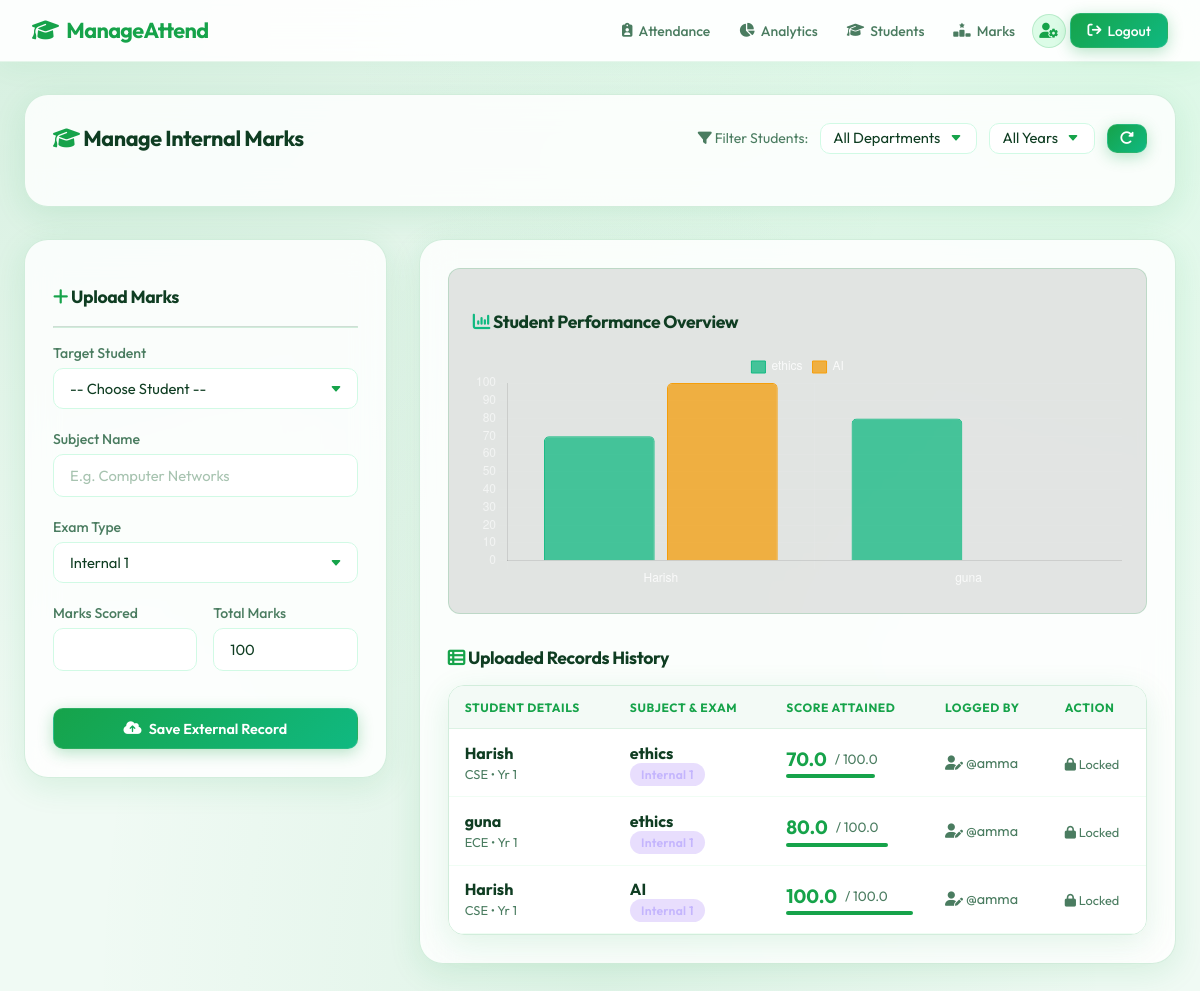
The app's page /manage_marks (signed in), older data.
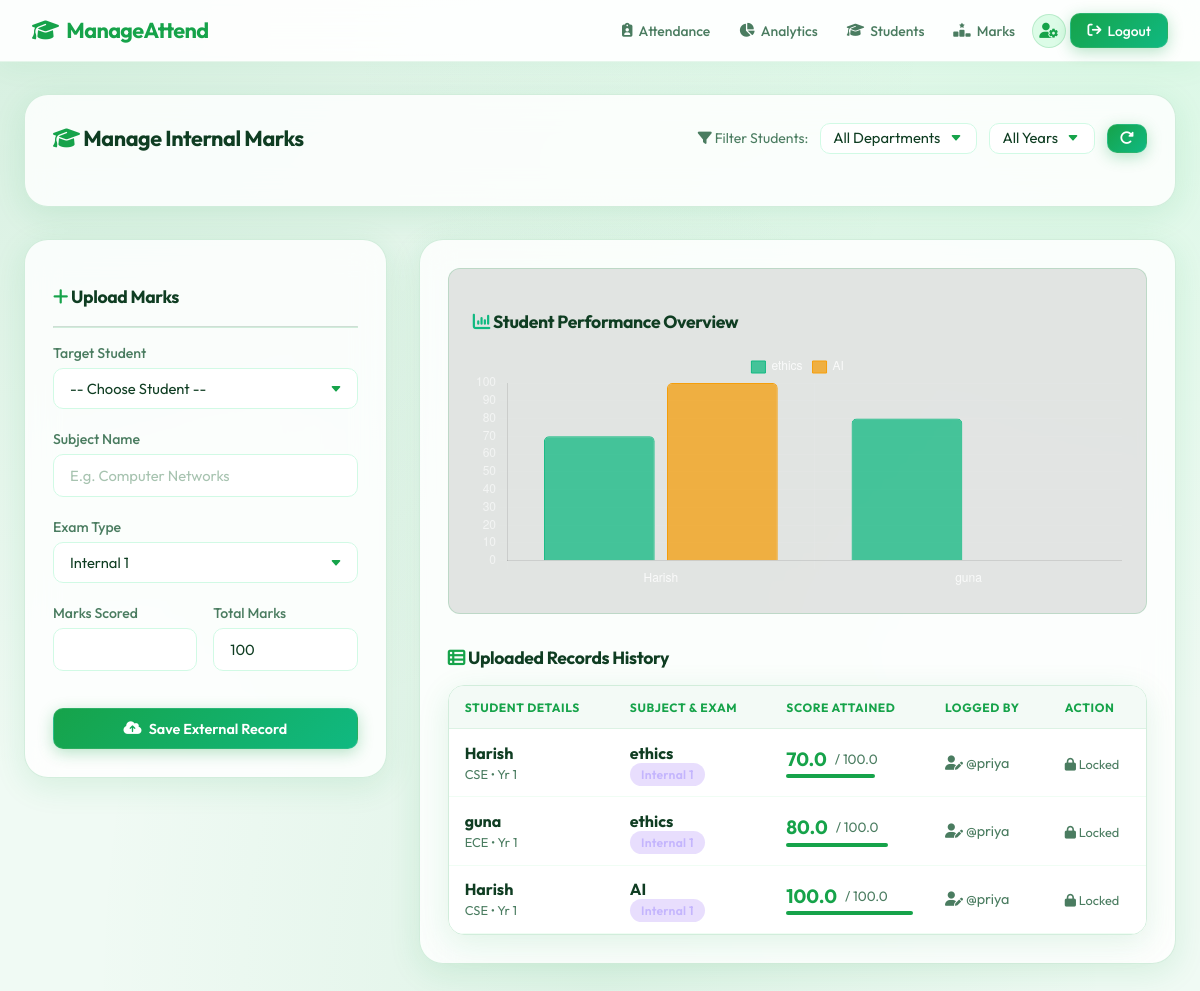
The same page, newer data.
### models.py (models this page shows, shortened)
class InternalMark(db.Model):
    __tablename__ = 'internal_marks'
    id = db.Column(db.Integer, primary_key=True)
    student_id = db.Column(db.Integer, db.ForeignKey('students.id'), nullable=False)
    author_id = db.Column(db.Integer, db.ForeignKey('users.id'), nullable=False)
    subject = db.Column(db.String(100), nullable=False)
    exam_type = db.Column(db.String(50), nullable=False) # e.g., 'Internal 1', 'Model Exam'
    marks_obtained = db.Column(db.Float, nullable=False)
    max_marks = db.Column(db.Float, default=100.0)
    timestamp = db.Column(db.DateTime, default=datetime.now)
    student = db.relationship('Student', backref=db.backref('marks', lazy=True, cascade='all, delete-orphan'))
    author = db.relationship('User', backref=db.backref('uploaded_marks', lazy=True))

class Student(db.Model):
    __tablename__ = 'students'
    id = db.Column(db.Integer, primary_key=True)
    name = db.Column(db.String(120), nullable=False)
    department = db.Column(db.String(80), nullable=False)
    year = db.Column(db.Integer, nullable=False)
    attendances = db.relationship('Attendance', backref='student', lazy=True, cascade='all, delete-orphan')

class User(db.Model, UserMixin):
    __tablename__ = 'users'
    id = db.Column(db.Integer, primary_key=True)
    username = db.Column(db.String(80), unique=True, nullable=False)
    password_hash = db.Column(db.String(256), nullable=False)
    role = db.Column(db.String(20), nullable=False) # 'master_admin', 'staff', 'student'
    department = db.Column(db.String(80), nullable=True)
    year = db.Column(db.Integer, nullable=True)
    student_id = db.Column(db.Integer, db.ForeignKey('students.id'), nullable=True)
    student = db.relationship('Student', backref='user_account', uselist=False, cascade='all, delete')

### app.py (the view, shortened to what this page needs)
@app.route('/manage_marks', methods=['GET', 'POST'])
@login_required
def manage_marks():
    if current_user.role not in ['master_admin', 'staff']:
        return redirect(url_for('index'))
    from models import InternalMark
    filter_dept = request.args.get('dept', 'All')
    filter_year = request.args.get('year', 'All')
    q_students = Student.query
    if filter_dept != 'All':
        q_students = q_students.filter(Student.department == filter_dept)
    if filter_year != 'All' and filter_year.isdigit():
        q_students = q_students.filter(Student.year == int(filter_year))
    students = q_students.all()
    q_marks = InternalMark.query.join(Student)
    if filter_dept != 'All':
       q_marks = q_marks.filter(Student.department == filter_dept)
    if filter_year != 'All' and filter_year.isdigit():
       q_marks = q_marks.filter(Student.year == int(filter_year))
    marks = q_marks.order_by(InternalMark.timestamp.desc()).all()
    departments = [d[0] for d in Student.query.with_entities(Student.department).distinct().all() if d[0]]
    years = [y[0] for y in Student.query.with_entities(Student.year).distinct().order_by(Student.year).all() if y[0]]
    if not departments: departments = ['CSE', 'IT', 'ECE', 'MEECH']
    if not years: years = [1, 2, 3, 4]
    return render_template('manage_marks.html', students=students, marks=marks,
                           departments=departments, years=years,
                           filter_dept=filter_dept, filter_year=filter_year)

### app.py (called while the page is built)
@login_manager.user_loader
def load_user(user_id):
    return User.query.get(int(user_id))

### templates/manage_marks.html (shortened to what this page needs)
{% extends 'base.html' %}
{% block content %}
<div class="glass-panel" style="margin-bottom: 2rem;">
    <div class="flex-between">
        <h2 style="margin: 0;"><i class="fa-solid fa-graduation-cap" style="color: var(--accent-color);"></i> Manage Internal Marks</h2>
        <form method="GET" action="{{ url_for('manage_marks') }}" style="display: flex; gap: 0.75rem; align-items: center; margin: 0;">
            <span style="color: var(--text-secondary); font-size: 0.875rem;">
                <i class="fa-solid fa-filter"></i>
                {% if current_user.role == 'master_admin' %}Master Filter{% else %}Filter Students{% endif %}:
            </span>
            <select name="dept" class="form-control" style="width: auto; padding: 0.4rem 2.2rem 0.4rem 0.75rem;" onchange="this.form.submit()">
                <option value="All">All Departments</option>
            </select>
            <select name="year" class="form-control" style="width: auto; padding: 0.4rem 2.2rem 0.4rem 0.75rem;" onchange="this.form.submit()">
                <option value="All">All Years</option>
            </select>
            <a href="{{ url_for('manage_marks') }}" class="btn btn-primary" style="padding: 0.4rem 0.75rem; color: #ffffff;" title="Reset Filters">
                <i class="fa-solid fa-rotate-right"></i>
            </a>
        </form>
    </div>
</div>
<div class="grid grid-cols-3" style="align-items: start; gap: 2rem;">
    <div class="glass-panel" style="grid-column: span 1;">
        <h3><i class="fa-solid fa-plus" style="color: var(--accent-color);"></i> Upload Marks</h3>
        <hr style="border-color: var(--glass-border); margin: 1rem 0;">
        <form method="POST" action="{{ url_for('manage_marks') }}">
            <div class="form-group">
                <label>Target Student</label>
                <select name="student_id" class="form-control" required>
                    <option value="">-- Choose Student --</option>
                </select>
            </div>
            <div class="form-group">
                <label>Subject Name</label>
                <input type="text" name="subject" class="form-control" placeholder="E.g. Computer Networks" required>
            </div>
            <div class="form-group">
                <label>Exam Type</label>
                <select name="exam_type" class="form-control" required>
                    <option value="Internal 1">Internal 1</option>
                </select>
            </div>
            <div class="grid grid-cols-2" style="gap: 1rem;">
                <div class="form-group">
                    <label>Marks Scored</label>
                    <input type="number" step="0.1" name="marks_obtained" class="form-control" required>
                </div>
                <div class="form-group">
                    <label>Total Marks</label>
                    <input type="number" step="0.1" name="max_marks" value="100" class="form-control" required>
                </div>
            </div>
            <button type="submit" class="btn btn-primary" style="width: 100%; margin-top: 1rem;">
                <i class="fa-solid fa-cloud-arrow-up"></i> Save External Record
            </button>
        </form>
    </div>
    <div class="glass-panel" style="grid-column: span 2;">
        {% if current_user.role == 'master_admin' %}
        <div style="margin-bottom: 2rem; background: rgba(0,0,0,0.1); padding: 1.5rem; border-radius: 12px; border: 1px solid var(--glass-border);">
            <h3><i class="fa-solid fa-chart-bar" style="color: #8b5cf6;"></i> Per-Student Subject Breakdown <span style="font-size:0.8rem; color:var(--text-secondary); font-weight:400;">(hover for staff info)</span></h3>
            {% if marks|length == 0 %}
            <p style="color:var(--text-secondary); text-align:center; padding:2rem;">No marks data to display for this filter.</p>
            {% else %}
            <canvas id="masterChart" height="100"></canvas>
            {% endif %}
        </div>
        {% elif current_user.role == 'staff' %}
        <div style="margin-bottom: 2rem; background: rgba(0,0,0,0.1); padding: 1.5rem; border-radius: 12px; border: 1px solid var(--glass-border);">
            <h3><i class="fa-solid fa-chart-column" style="color: #10b981;"></i> Student Performance Overview
            </h3>
            {% if marks|length == 0 %}
            <p style="color:var(--text-secondary); text-align:center; padding:2rem;">Select a Department and Year to view the comparison chart.</p>
            {% else %}
            <canvas id="staffChart" height="110"></canvas>
            {% endif %}
        </div>
        {% endif %}
        <h3 style="margin-bottom: 1rem;"><i class="fa-solid fa-table-list" style="color: var(--accent-color);"></i> Uploaded Records History</h3>
        <div class="table-container" style="max-height: 500px; overflow-y: auto;">
            <table>
                <thead>
                    <tr>
                        <th>Student Details</th>
                        <th>Subject & Exam</th>
                        <th>Score Attained</th>
                        <th>Logged By</th>
                        <th>Action</th>
                    </tr>
                </thead>
                <tbody>
                    {% for m in marks %}
                    <tr>
                        <td>
                            <strong>{{ m.student.name }}</strong><br>
                            <span style="font-size:0.8rem; color:var(--text-secondary);">{{ m.student.department }} &bull; Yr {{ m.student.year }}</span>
                        </td>
                        <td>
                            <strong>{{ m.subject }}</strong><br>
                            <span class="badge" style="background: rgba(139, 92, 246, 0.2); color: #c4b5fd;">{{ m.exam_type }}</span>
                        </td>
                        <td>
                            <div style="display: flex; align-items: center; gap: 0.5rem;">
                                <span style="font-size: 1.2rem; font-weight: 700; color: {% if m.marks_obtained/m.max_marks >= 0.5 %}var(--success){% else %}var(--danger){% endif %}">
                                    {{ m.marks_obtained|round }}
                                </span>
                                <span style="color: var(--text-secondary); font-size: 0.85rem;">/ {{ m.max_marks|round }}</span>
                            </div>
                            <div style="width: 100%; background: rgba(255,255,255,0.1); height: 4px; border-radius: 2px; margin-top: 0.2rem;">
                                <div style="width: {{ (m.marks_obtained / m.max_marks * 100) }}%; height: 100%; background: {% if m.marks_obtained/m.max_marks >= 0.5 %}var(--success){% else %}var(--danger){% endif %}; border-radius: 2px;"></div>
                            </div>
                        </td>
                        <td style="font-size:0.9rem; color:var(--text-secondary);">
                            <i class="fa-solid fa-user-pen"></i> @{{ m.author.username }}
                        </td>
                        <td>
                            {% if current_user.role == 'master_admin' or m.author_id == current_user.id %}
                            <form method="POST" action="{{ url_for('manage_marks') }}" onsubmit="return confirm('Permanently delete this mark record?');" style="margin:0;">
                                <input type="hidden" name="action" value="delete">
                                <input type="hidden" name="mark_id" value="{{ m.id }}">
                                <button type="submit" class="btn btn-primary" style="background-color: transparent; border: 1px solid var(--danger); color: var(--danger); padding:0.4rem 0.6rem; border-radius: 6px;">
                                    <i class="fa-solid fa-trash"></i>
                                </button>
                            </form>
                            {% else %}
                            <span style="color: var(--text-secondary); font-size: 0.8rem;"><i class="fa-solid fa-lock"></i> Locked</span>
                            {% endif %}
                        </td>
                    </tr>
                    {% endfor %}
                </tbody>
            </table>
        </div>
    </div>
</div>
{% endblock %}

### templates/base.html (shortened to what this page needs)
<!DOCTYPE html>
<html lang="en">
<head>
    <link rel="stylesheet" href="{{ url_for('static', filename='css/style.css') }}">
    <link rel="stylesheet" href="https://cdnjs.cloudflare.com/ajax/libs/font-awesome/6.4.0/css/all.min.css">
</head>
<body>
<nav class="navbar">
    <a href="{{ url_for('index') }}" class="nav-brand">
        <i class="fa-solid fa-graduation-cap"></i> ManageAttend
    </a>
    {% if current_user.is_authenticated %}
    <div class="nav-links" id="navLinks">
        {% if current_user.role == 'master_admin' %}
            <a href="{{ url_for('manage_staff') }}"><i class="fa-solid fa-users-gear"></i> Manage Staff</a>
            <a href="{{ url_for('admin_dashboard') }}"><i class="fa-solid fa-clipboard-user"></i> Attendance</a>
            <a href="{{ url_for('analytics') }}"><i class="fa-solid fa-chart-pie"></i> Analytics</a>
            <a href="{{ url_for('manage_students') }}"><i class="fa-solid fa-graduation-cap"></i> Students</a>
            <a href="{{ url_for('manage_marks') }}"><i class="fa-solid fa-ranking-star"></i> Marks</a>
        {% elif current_user.role == 'staff' %}
            <a href="{{ url_for('admin_dashboard') }}"><i class="fa-solid fa-clipboard-user"></i> Attendance</a>
            <a href="{{ url_for('analytics') }}"><i class="fa-solid fa-chart-pie"></i> Analytics</a>
            <a href="{{ url_for('manage_students') }}"><i class="fa-solid fa-graduation-cap"></i> Students</a>
            <a href="{{ url_for('manage_marks') }}"><i class="fa-solid fa-ranking-star"></i> Marks</a>
        {% endif %}
        {% if current_user.role in ['master_admin', 'staff'] %}
        <button onclick="openProfileModal()" class="profile-btn" title="Account Settings">
            <i class="fa-solid fa-user-gear"></i>
        </button>
        {% endif %}
        <a href="{{ url_for('logout') }}" class="btn btn-primary" style="padding: 0.48rem 1rem;">
            <i class="fa-solid fa-arrow-right-from-bracket"></i> Logout
        </a>
    </div>
    {% endif %}
</nav>
<div class="container">
    {% block content %}{% endblock %}
</div>
</body>
</html>

Row changes from the older to the newer data that the page shows:
changed through a linked row, InternalMark (number 1 of 3 on the later page): author.username "amma" → "priya"
changed through a linked row, InternalMark "guna": author.username "amma" → "priya"
changed through a linked row, InternalMark "AI": author.username "amma" → "priya"
